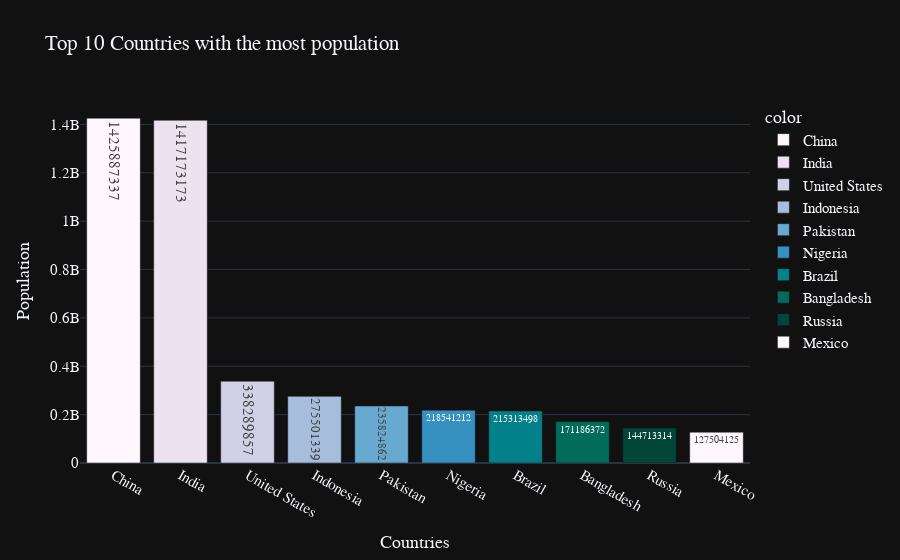

Source (notebook cell):
### Code cell
top_most_population = df.groupby(by = 'Country')['2022 Population'].sum().sort_values(ascending=False).head(10)

fig=px.bar(x=top_most_population.index,
          y=top_most_population.values,
          color=top_most_population.index,
          color_discrete_sequence=px.colors.sequential.PuBuGn,
          text=top_most_population.values,
          title="Top 10 Countries with the most population",
          template= 'plotly_dark')
fig.update_layout(
    xaxis_title="Countries",
    yaxis_title="Population",
    font = dict(size=15,family="Franklin Gothic"))
fig.show()

### Figure 1 — Plotly figure (JSON) as saved in the notebook; plotly's stock layout.template omitted (floating-point values rounded to 4 significant figures)
{"data": [{"alignmentgroup": "True", "hovertemplate": "color=China<br>x=%{x}<br>y=%{y}<br>text=%{text}<extra></extra>", "legendgroup": "China", "marker": {"color": "rgb(255,247,251)", "pattern": {"shape": ""}}, "name": "China", "offsetgroup": "China", "orientation": "v", "showlegend": true, "text": [1426000000.0], "textposition": "auto", "type": "bar", "x": ["China"], "xaxis": "x", "y": [1425887337], "yaxis": "y"}, {"alignmentgroup": "True", "hovertemplate": "color=India<br>x=%{x}<br>y=%{y}<br>text=%{text}<extra></extra>", "legendgroup": "India", "marker": {"color": "rgb(236,226,240)", "pattern": {"shape": ""}}, "name": "India", "offsetgroup": "India", "orientation": "v", "showlegend": true, "text": [1417000000.0], "textposition": "auto", "type": "bar", "x": ["India"], "xaxis": "x", "y": [1417173173], "yaxis": "y"}, {"alignmentgroup": "True", "hovertemplate": "color=United States<br>x=%{x}<br>y=%{y}<br>text=%{text}<extra></extra>", "legendgroup": "United States", "marker": {"color": "rgb(208,209,230)", "pattern": {"shape": ""}}, "name": "United States", "offsetgroup": "United States", "orientation": "v", "showlegend": true, "text": [338300000.0], "textposition": "auto", "type": "bar", "x": ["United States"], "xaxis": "x", "y": [338289857], "yaxis": "y"}, {"alignmentgroup": "True", "hovertemplate": "color=Indonesia<br>x=%{x}<br>y=%{y}<br>text=%{text}<extra></extra>", "legendgroup": "Indonesia", "marker": {"color": "rgb(166,189,219)", "pattern": {"shape": ""}}, "name": "Indonesia", "offsetgroup": "Indonesia", "orientation": "v", "showlegend": true, "text": [275500000.0], "textposition": "auto", "type": "bar", "x": ["Indonesia"], "xaxis": "x", "y": [275501339], "yaxis": "y"}, {"alignmentgroup": "True", "hovertemplate": "color=Pakistan<br>x=%{x}<br>y=%{y}<br>text=%{text}<extra></extra>", "legendgroup": "Pakistan", "marker": {"color": "rgb(103,169,207)", "pattern": {"shape": ""}}, "name": "Pakistan", "offsetgroup": "Pakistan", "orientation": "v", "showlegend": true, "text": [235800000.0], "textposition": "auto", "type": "bar", "x": ["Pakistan"], "xaxis": "x", "y": [235824862], "yaxis": "y"}, {"alignmentgroup": "True", "hovertemplate": "color=Nigeria<br>x=%{x}<br>y=%{y}<br>text=%{text}<extra></extra>", "legendgroup": "Nigeria", "marker": {"color": "rgb(54,144,192)", "pattern": {"shape": ""}}, "name": "Nigeria", "offsetgroup": "Nigeria", "orientation": "v", "showlegend": true, "text": [218500000.0], "textposition": "auto", "type": "bar", "x": ["Nigeria"], "xaxis": "x", "y": [218541212], "yaxis": "y"}, {"alignmentgroup": "True", "hovertemplate": "color=Brazil<br>x=%{x}<br>y=%{y}<br>text=%{text}<extra></extra>", "legendgroup": "Brazil", "marker": {"color": "rgb(2,129,138)", "pattern": {"shape": ""}}, "name": "Brazil", "offsetgroup": "Brazil", "orientation": "v", "showlegend": true, "text": [215300000.0], "textposition": "auto", "type": "bar", "x": ["Brazil"], "xaxis": "x", "y": [215313498], "yaxis": "y"}, {"alignmentgroup": "True", "hovertemplate": "color=Bangladesh<br>x=%{x}<br>y=%{y}<br>text=%{text}<extra></extra>", "legendgroup": "Bangladesh", "marker": {"color": "rgb(1,108,89)", "pattern": {"shape": ""}}, "name": "Bangladesh", "offsetgroup": "Bangladesh", "orientation": "v", "showlegend": true, "text": [171200000.0], "textposition": "auto", "type": "bar", "x": ["Bangladesh"], "xaxis": "x", "y": [171186372], "yaxis": "y"}, {"alignmentgroup": "True", "hovertemplate": "color=Russia<br>x=%{x}<br>y=%{y}<br>text=%{text}<extra></extra>", "legendgroup": "Russia", "marker": {"color": "rgb(1,70,54)", "pattern": {"shape": ""}}, "name": "Russia", "offsetgroup": "Russia", "orientation": "v", "showlegend": true, "text": [144700000.0], "textposition": "auto", "type": "bar", "x": ["Russia"], "xaxis": "x", "y": [144713314], "yaxis": "y"}, {"alignmentgroup": "True", "hovertemplate": "color=Mexico<br>x=%{x}<br>y=%{y}<br>text=%{text}<extra></extra>", "legendgroup": "Mexico", "marker": {"color": "rgb(255,247,251)", "pattern": {"shape": ""}}, "name": "Mexico", "offsetgroup": "Mexico", "orientation": "v", "showlegend": true, "text": [127500000.0], "textposition": "auto", "type": "bar", "x": ["Mexico"], "xaxis": "x", "y": [127504125], "yaxis": "y"}], "layout": {"barmode": "relative", "font": {"family": "Franklin Gothic", "size": 15}, "legend": {"title": {"text": "color"}, "tracegroupgap": 0}, "title": {"text": "Top 10 Countries with the most population"}, "xaxis": {"anchor": "y", "domain": [0.0, 1.0], "title": {"text": "Countries"}}, "yaxis": {"anchor": "x", "domain": [0.0, 1.0], "title": {"text": "Population"}}}}
